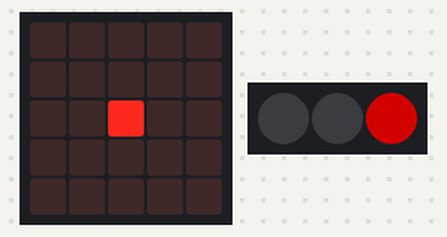
The program below on a simulated BBC micro:bit (MakeCode). On the bench: the board's 5×5 LED display, 3 RGB LEDs in strip order, left to right. Dim RGB values are drawn brighter than linear.

Above: at 0.5 s.
At 7.5 s:
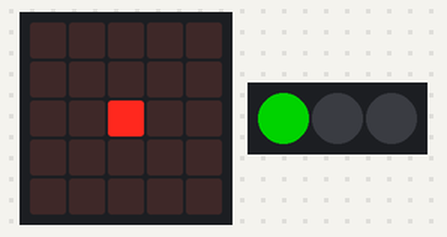
At 15.5 s:
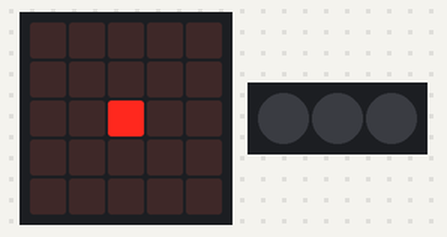
At 23.5 s:
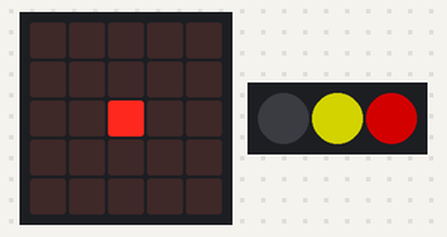
At 34.5 s:
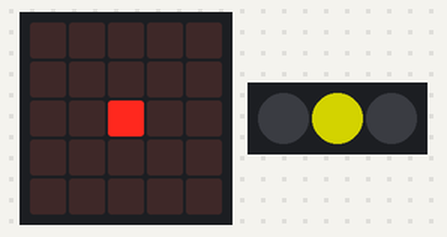
Timing chart, 0 to 37.9 s (numbered marks = the images above):
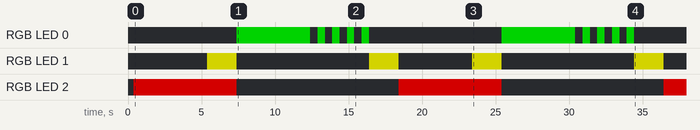

Measured:
- by itself, RGB LED 2: alternates RGB(127, 0, 0) for 7.0 s and off for 11.0 s
- by itself, RGB LED 1: off → RGB(127, 127, 0) at 5.4 s, → off 2.0 s later, → RGB(127, 127, 0) 9.0 s later, → off 2.0 s later, … (8 changes in this stretch)
- by itself, RGB LED 0: goes RGB(0, 127, 0) 5.0 s, 4 × (off 0.50 s, RGB(0, 127, 0) 0.50 s), off 9.0 s, RGB(0, 127, 0) 5.0 s, 4 × (off 0.50 s, RGB(0, 127, 0) 0.50 s), then off
- what the display in image 0 shows lasts 5.0 s, from 0.4 s to 5.4 s
- what the display in image 2 shows lasts 0.5 s, from 15.4 s to 15.9 s
- what the display in image 3 shows lasts 2.0 s, from 23.4 s to 25.4 s

The program:

main.ts
```typescript
function gelb (num: number) {
    strip.setPixelColor(1, neopixel.colors(NeoPixelColors.Yellow))
    strip.setPixelColor(0, neopixel.colors(NeoPixelColors.Black))
    strip.show()
}
function grün (num: number) {
    strip.setPixelColor(2, neopixel.colors(NeoPixelColors.Black))
    strip.setPixelColor(1, neopixel.colors(NeoPixelColors.Black))
    strip.setPixelColor(0, neopixel.colors(NeoPixelColors.Green))
    strip.show()
}
function rot (num: number) {
    strip.setPixelColor(2, neopixel.colors(NeoPixelColors.Red))
    strip.setPixelColor(1, neopixel.colors(NeoPixelColors.Black))
    strip.setPixelColor(0, neopixel.colors(NeoPixelColors.Black))
    strip.show()
}
function grün_blink (num: number) {
    for (let index = 0; index < 4; index++) {
        strip.setPixelColor(0, neopixel.colors(NeoPixelColors.Black))
        strip.show()
        basic.pause(500)
        strip.setPixelColor(0, neopixel.colors(NeoPixelColors.Green))
        strip.show()
        basic.pause(500)
    }
}
let strip: neopixel.Strip = null
basic.showLeds(`
    . . . . .
    . . . . .
    . . # . .
    . . . . .
    . . . . .
    `)
strip = neopixel.create(DigitalPin.P0, 3, NeoPixelMode.RGB)
let phase_kurz = 2000
let phase_lang = 5000
basic.forever(function () {
    rot(1)
    basic.pause(phase_lang)
    gelb(1)
    basic.pause(phase_kurz)
    grün(1)
    basic.pause(phase_lang)
    grün_blink(1)
    gelb(1)
    basic.pause(phase_kurz)
})
```

test.ts
```typescript
// Hier kann man Tests durchführen; diese Datei wird nicht kompiliert, wenn dieses Paket als Erweiterung verwendet wird.
```
